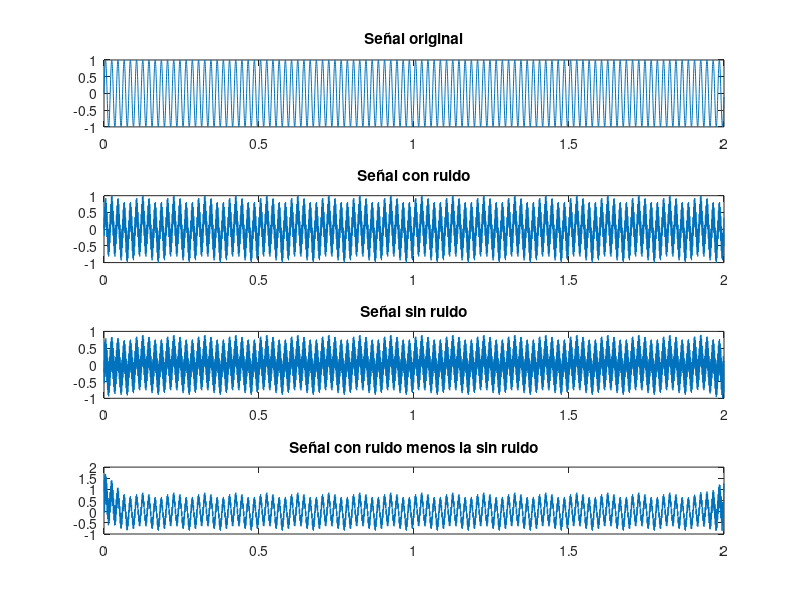

The MATLAB source for this figure:
% Parámetros del sistema
fs = 3000; % Frecuencia de muestreo (Hz)
f1 = 50; % Frecuencia de la señal limpia (Hz)
f2 = 2000; % Frecuencia del ruido (Hz)
T = 2; % Duración de la señal (segundos)

% Generación de señal limpia
t = 0:1/fs:T-1/fs; % Vector de tiempo
clean_signal = sin(2*pi*f1*t); % Señal senoidal limpia
noise = 0.5*sin(2*pi*f2*t); % Ruido senoidal
noise_2= 0.7*cos(2*pi*500*t);%Ruido 2 senoidal
noise_3= 0.2*sin(2*pi*10*t);%Ruido 3 senoidal

% Señal con ruido
noisy_signal = clean_signal + noise+ noise_2+noise_3;

% División en bandas de frecuencia
num_bands = 6; % Número de bandas de frecuencia
frequencies = linspace(0, fs/2, num_bands+1); % Frecuencias de corte de las bandas
filtered_signals = cell(1, num_bands); % Celdas para almacenar las señales filtradas
max_signal=max(noisy_signal);
min_singal=min(noisy_signal);
if abs(min_singal)>max_signal
    max_signal=abs(min_singal)
end
noisy_signal=noisy_signal/max_signal
cutoff_low = max(frequencies(1), 0.0000001);
for i = 1:num_bands
    % Diseño del filtro FIR para cada banda de frecuencia
    cutoff_low = frequencies(i); % Frecuencia de corte inferior
    cutoff_high = min(frequencies(i+1)); % Frecuencia de corte superior
    
    normalized_cutoffs = [cutoff_low cutoff_high] / (fs/2); % Frecuencias de corte normalizadas
    if normalized_cutoffs(1)==0
        normalized_cutoffs=0.000001;
    elseif normalized_cutoffs(2)==1
        normalized_cutoffs=0.999999;
    end
    
    filter_order = 600; % Orden del filtro FIR
    filter_coeffs = fir1(filter_order, normalized_cutoffs, 'bandpass'); % Coeficientes del filtro FIR
    
    % Almacenar los coeficientes del filtro en la celda correspondiente
    filtered_signals{i} = filtfilt(filter_coeffs, 1, noisy_signal);
end

% Combinación de las señales filtradas de las bandas de frecuencia
denoised_signal = sum(cat(3, filtered_signals{:}), 3);
max_den_signal=max(denoised_signal);
min_den_singal=min(denoised_signal);
if abs(min_den_singal)>max_den_signal
    max_den_signal=abs(min_den_singal)
end
denoised_signal=denoised_signal/max_den_signal
% Señal final filtrada
filtered_signal = 2*noisy_signal - 2*denoised_signal;
% Aumentar el volumen de la señal filtrada
amplification_factor = 2; % Factor de amplificación (ajusta según sea necesario)
filtered_signal_amplified = filtered_signal * amplification_factor;

% Gráficos de las señales
figure;

subplot(4, 1, 1);
plot(t, clean_signal);
title('Señal original');

subplot(4, 1, 2);
plot(t, noisy_signal);
title('Señal con ruido');

subplot(4, 1, 3);
plot(t, denoised_signal);
title('Señal sin ruido');
subplot(4, 1, 4);
plot(t, filtered_signal_amplified);
title('Señal con ruido menos la sin ruido');


